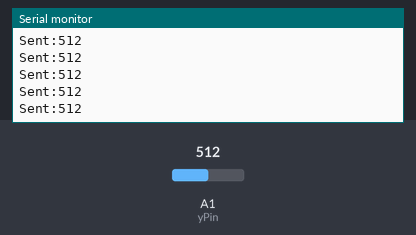
Recording of a sketch running on a simulated Arduino Uno, built with avr-gcc and run on an emulated ATmega328P. On the bench: the last lines printed to the serial monitor. The inputs (shaded band) are chosen by the test bench; at power-on: A1 (yPin) = 512. No radio packets arrive unless stated.

Above: at 2.2 s.
2.3 s: A1 (yPin) set to 105
At 3.1 s:
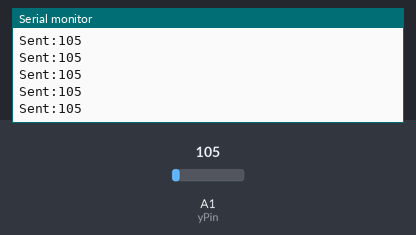
5.3 s: A1 (yPin) set to 89
At 5.8 s:
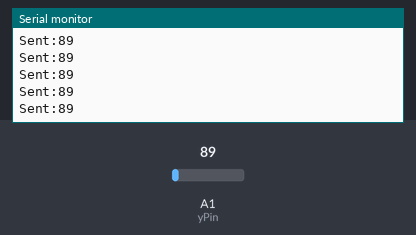
6.8 s: A1 (yPin) set to 11
At 7.7 s:
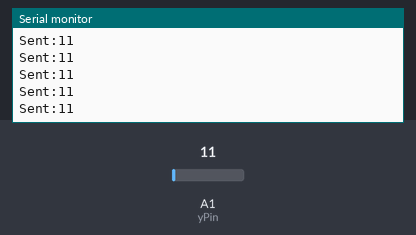
8.3 s: A1 (yPin) set to 8
At 9.3 s:
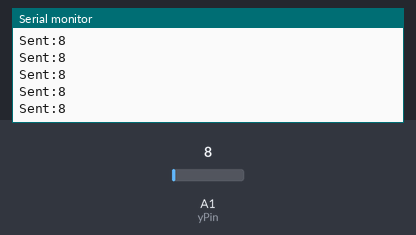
Timing chart, 0 to 11.3 s (numbered marks = the images above; inputs shaded):
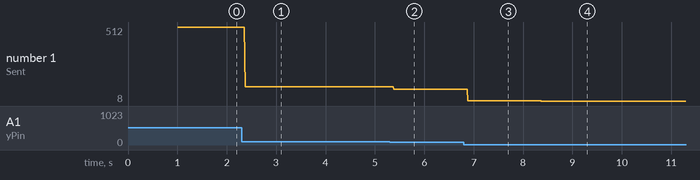

The sketch:

rftransmitter.ino
```cpp
#include <SPI.h>
#include "RF24.h"

RF24 myRadio (8, 10);
int data;
int yPin = A1;


void setup() {
  Serial.begin(9600);
  delay(1000);
  myRadio.begin();
  myRadio.setChannel(115);
  myRadio.setPALevel(RF24_PA_MIN);
  myRadio.setDataRate( RF24_250KBPS ) ;

  pinMode(yPin, INPUT);
}
void loop() {
  data = analogRead(yPin);
  myRadio.stopListening();
  myRadio.openWritingPipe( 0xF0F0F0F0AA);
  myRadio.write(&data, sizeof(data));
  Serial.print("\nSent:");
  Serial.println(data);
}
```

Measured:
- after the input at 2.3 s, the serial monitor: prints a new line after 0.07 s (image 1)
- after the input at 5.3 s, the serial monitor: prints a new line after 0.08 s (image 2)
- after the input at 6.8 s, the serial monitor: prints a new line after 0.08 s (image 3)
- after the input at 8.3 s, the serial monitor: prints a new line after 0.07 s (image 4)
- plotted number 1: 512 → 105 after the input at 2.3 s, 105 → 89 after the input at 5.3 s, 89 → 11 after the input at 6.8 s, 11 → 8 after the input at 8.3 s
